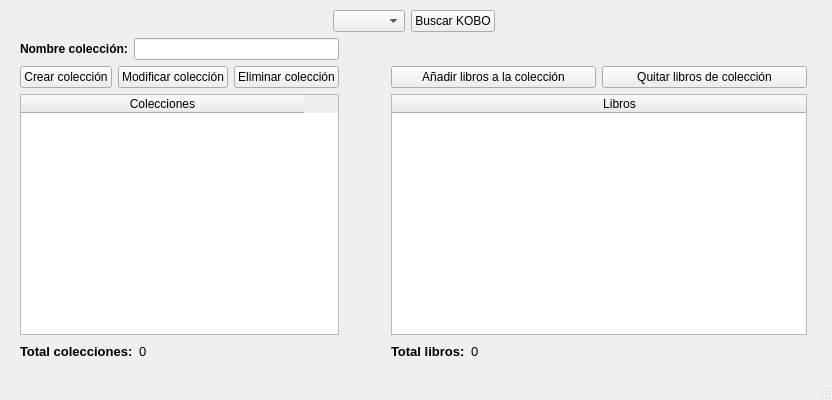
<?xml version="1.0" encoding="UTF-8"?>
<ui version="4.0">
 <class>MainWindow</class>
 <widget class="QMainWindow" name="MainWindow">
  <property name="enabled">
   <bool>true</bool>
  </property>
  <property name="geometry">
   <rect>
    <x>0</x>
    <y>0</y>
    <width>832</width>
    <height>400</height>
   </rect>
  </property>
  <property name="sizePolicy">
   <sizepolicy hsizetype="Ignored" vsizetype="Ignored">
    <horstretch>0</horstretch>
    <verstretch>0</verstretch>
   </sizepolicy>
  </property>
  <property name="windowTitle">
   <string>Gestiona coleccciones KOBO</string>
  </property>
  <widget class="QWidget" name="centralwidget">
   <widget class="QWidget" name="gridLayoutWidget_2">
    <property name="geometry">
     <rect>
      <x>20</x>
      <y>10</y>
      <width>800</width>
      <height>351</height>
     </rect>
    </property>
    <layout class="QGridLayout" name="gridLayout_2">
     <item row="4" column="0" colspan="2">
      <widget class="QTableWidget" name="tblColecciones">
       <property name="selectionMode">
        <enum>QAbstractItemView::SingleSelection</enum>
       </property>
       <property name="columnCount">
        <number>1</number>
       </property>
       <attribute name="horizontalHeaderCascadingSectionResizes">
        <bool>true</bool>
       </attribute>
       <attribute name="horizontalHeaderDefaultSectionSize">
        <number>283</number>
       </attribute>
       <attribute name="verticalHeaderHighlightSections">
        <bool>false</bool>
       </attribute>
       <column>
        <property name="text">
         <string>Colecciones</string>
        </property>
       </column>
      </widget>
     </item>
     <item row="3" column="4">
      <layout class="QGridLayout" name="gridLayout_4">
       <item row="1" column="0" colspan="3">
        <layout class="QHBoxLayout" name="horizontalLayout_7">
         <item>
          <widget class="QPushButton" name="btnIncluyeLibroColeccion">
           <property name="text">
            <string>Añadir libros a la colección</string>
           </property>
          </widget>
         </item>
         <item>
          <widget class="QPushButton" name="btnEliminaLibroColeccion">
           <property name="text">
            <string>Quitar libros de colección</string>
           </property>
          </widget>
         </item>
        </layout>
       </item>
       <item row="0" column="0" colspan="3">
        <widget class="QLabel" name="label_5">
         <property name="font">
          <font>
           <weight>75</weight>
           <bold>true</bold>
          </font>
         </property>
         <property name="text">
          <string/>
         </property>
        </widget>
       </item>
      </layout>
     </item>
     <item row="5" column="0" colspan="2">
      <layout class="QHBoxLayout" name="horizontalLayout_2">
       <item>
        <widget class="QLabel" name="label_2">
         <property name="font">
          <font>
           <pointsize>10</pointsize>
           <weight>75</weight>
           <bold>true</bold>
          </font>
         </property>
         <property name="text">
          <string>Total colecciones:</string>
         </property>
        </widget>
       </item>
       <item>
        <widget class="QLabel" name="lblColecciones">
         <property name="font">
          <font>
           <pointsize>10</pointsize>
          </font>
         </property>
         <property name="text">
          <string>0</string>
         </property>
        </widget>
       </item>
       <item>
        <spacer name="horizontalSpacer_4">
         <property name="orientation">
          <enum>Qt::Horizontal</enum>
         </property>
         <property name="sizeHint" stdset="0">
          <size>
           <width>40</width>
           <height>20</height>
          </size>
         </property>
        </spacer>
       </item>
      </layout>
     </item>
     <item row="5" column="4">
      <layout class="QHBoxLayout" name="horizontalLayout_3">
       <item>
        <widget class="QLabel" name="label_3">
         <property name="font">
          <font>
           <pointsize>10</pointsize>
           <weight>75</weight>
           <bold>true</bold>
          </font>
         </property>
         <property name="text">
          <string>Total libros:</string>
         </property>
        </widget>
       </item>
       <item>
        <widget class="QLabel" name="lblLibros">
         <property name="font">
          <font>
           <pointsize>10</pointsize>
          </font>
         </property>
         <property name="text">
          <string>0</string>
         </property>
        </widget>
       </item>
       <item>
        <spacer name="horizontalSpacer_5">
         <property name="orientation">
          <enum>Qt::Horizontal</enum>
         </property>
         <property name="sizeHint" stdset="0">
          <size>
           <width>40</width>
           <height>20</height>
          </size>
         </property>
        </spacer>
       </item>
      </layout>
     </item>
     <item row="3" column="0" colspan="2">
      <layout class="QGridLayout" name="gridLayout">
       <item row="0" column="0">
        <widget class="QLabel" name="label">
         <property name="font">
          <font>
           <weight>75</weight>
           <bold>true</bold>
          </font>
         </property>
         <property name="text">
          <string>Nombre colección:</string>
         </property>
        </widget>
       </item>
       <item row="0" column="1">
        <widget class="QLineEdit" name="txtColeccion"/>
       </item>
       <item row="1" column="0" colspan="2">
        <layout class="QHBoxLayout" name="horizontalLayout_6">
         <item>
          <widget class="QPushButton" name="btnCreaColeccion">
           <property name="text">
            <string>Crear colección</string>
           </property>
          </widget>
         </item>
         <item>
          <widget class="QPushButton" name="btnModificarColeccion">
           <property name="text">
            <string>Modificar colección</string>
           </property>
          </widget>
         </item>
         <item>
          <widget class="QPushButton" name="btnEliminaColeccion">
           <property name="text">
            <string>Eliminar colección</string>
           </property>
          </widget>
         </item>
        </layout>
       </item>
      </layout>
     </item>
     <item row="4" column="4">
      <widget class="QTableWidget" name="tblLibros">
       <property name="alternatingRowColors">
        <bool>true</bool>
       </property>
       <property name="selectionMode">
        <enum>QAbstractItemView::SingleSelection</enum>
       </property>
       <property name="gridStyle">
        <enum>Qt::DashLine</enum>
       </property>
       <property name="columnCount">
        <number>1</number>
       </property>
       <attribute name="horizontalHeaderCascadingSectionResizes">
        <bool>true</bool>
       </attribute>
       <attribute name="horizontalHeaderMinimumSectionSize">
        <number>350</number>
       </attribute>
       <attribute name="horizontalHeaderDefaultSectionSize">
        <number>455</number>
       </attribute>
       <attribute name="verticalHeaderHighlightSections">
        <bool>false</bool>
       </attribute>
       <column>
        <property name="text">
         <string>Libros</string>
        </property>
       </column>
      </widget>
     </item>
     <item row="4" column="2" colspan="2">
      <spacer name="horizontalSpacer_3">
       <property name="orientation">
        <enum>Qt::Horizontal</enum>
       </property>
       <property name="sizeType">
        <enum>QSizePolicy::Fixed</enum>
       </property>
       <property name="sizeHint" stdset="0">
        <size>
         <width>40</width>
         <height>20</height>
        </size>
       </property>
      </spacer>
     </item>
     <item row="1" column="6">
      <widget class="QLabel" name="label_4">
       <property name="text">
        <string/>
       </property>
      </widget>
     </item>
     <item row="1" column="0" colspan="5">
      <layout class="QHBoxLayout" name="horizontalLayout">
       <item>
        <spacer name="horizontalSpacer_2">
         <property name="orientation">
          <enum>Qt::Horizontal</enum>
         </property>
         <property name="sizeHint" stdset="0">
          <size>
           <width>40</width>
           <height>20</height>
          </size>
         </property>
        </spacer>
       </item>
       <item>
        <widget class="QComboBox" name="cboUnidad">
         <property name="currentText">
          <string/>
         </property>
        </widget>
       </item>
       <item>
        <widget class="QPushButton" name="btnComprobar">
         <property name="text">
          <string>Buscar KOBO</string>
         </property>
        </widget>
       </item>
       <item>
        <spacer name="horizontalSpacer">
         <property name="orientation">
          <enum>Qt::Horizontal</enum>
         </property>
         <property name="sizeHint" stdset="0">
          <size>
           <width>40</width>
           <height>20</height>
          </size>
         </property>
        </spacer>
       </item>
      </layout>
     </item>
    </layout>
   </widget>
  </widget>
  <widget class="QMenuBar" name="menubar">
   <property name="geometry">
    <rect>
     <x>0</x>
     <y>0</y>
     <width>832</width>
     <height>21</height>
    </rect>
   </property>
  </widget>
  <widget class="QStatusBar" name="statusbar"/>
  <action name="action">
   <property name="text">
    <string>Conectar con Kobo</string>
   </property>
  </action>
 </widget>
 <resources/>
 <connections/>
</ui>
